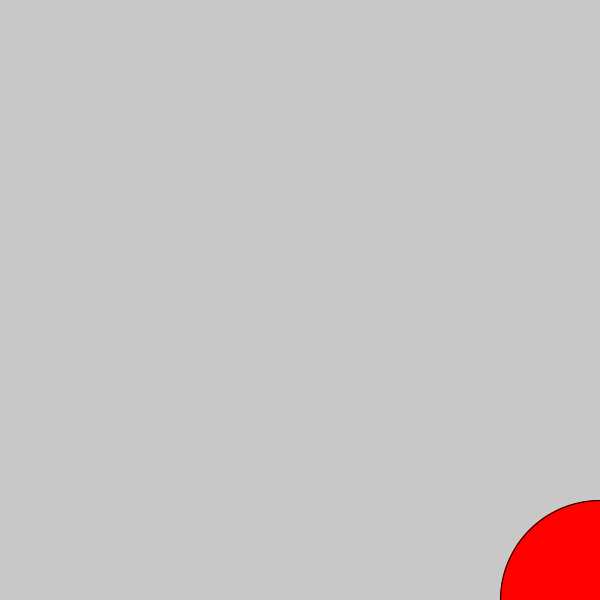
Frame 1 (no input)
Frame 60 (the mouse pressed at the canvas centre just before this capture): identical to frame 1, image omitted
Frame 120 (the mouse held since frame 60 and released just before this capture): identical to frame 1, image omitted

The Processing sketch that drew this single still picture (run headless with seeded random() and noise(); from frame 60 on, the mouse is pressed at the canvas centre):

// Processing sketch: camera_zoom_and_pan
// ── camera_zoom_and_pan.pde
// Zoom and Pan script

float scale = 1;
float xPan = 0;
float yPan = 0;

float scrollValue = 0;

float zoomMultiplier = 0.05;
float panSpeed = 10;

boolean panUp = false;
boolean panDown = false;
boolean panLeft = false;
boolean panRight = false;

void setup(){
  size(600, 600);
  
}

void draw(){
  

  constrain(scale, 0.1, 2);
  translate(width/2, height/2);
  scale(scale);
  translate(xPan, yPan);
  background(200);
  
  
  fill(255, 0, 0);
  ellipse(width/2, height/2, 200, 200);
  fill(0, 255, 0);
  rect(350, 450, 100, 100);
  
  
  
  if(scrollValue < 0){
    scale += zoomMultiplier;
  }else if(scrollValue > 0 ){
    scale -= zoomMultiplier;
  }
  
  scrollValue = 0;
  println(scale);  
  
  
  if(panUp){
    yPan += panSpeed;
  }
  if(panDown){
    yPan -= panSpeed;
  }
  if(panLeft){
    xPan += panSpeed;
  }
  if(panRight){
    xPan -= panSpeed;
  }
  
}

void mouseWheel(MouseEvent event){
  
  scrollValue = event.getCount();
  //println(scrollValue);
}

void keyPressed(){
  
  if(key == 'w'){
    panUp = true;
    panDown = false;
  }
  if(key == 's'){
    panDown = true;
    panUp = false;
  }
  if(key == 'a'){
    panLeft = true;
    panRight = false;
  }
  if(key == 'd'){
    panRight = true;
    panLeft = false;
  }
}

void keyReleased(){
  
  if(key == 'w'){
    panUp = false;
  }
  if(key == 's'){
    panDown = false;
  }
  if(key == 'a'){
    panLeft = false;
  }
  if(key == 'd'){
    panRight = false;
  }
  
}
